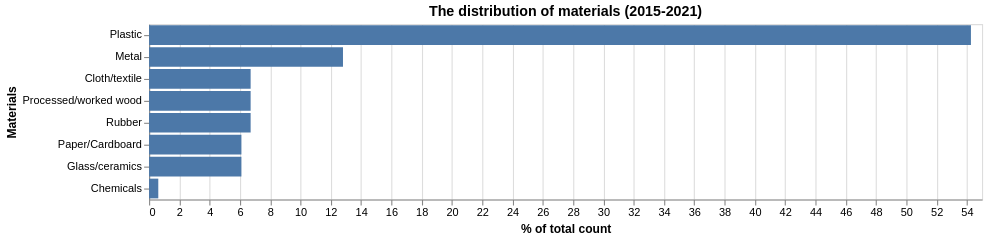

Write the Vega-Lite specification saved for this chart.
### Vega-Lite specification from a JSON file in a GitHub repository (floating-point values rounded to 4 significant figures)
{"$schema": "https://vega.github.io/schema/vega-lite/v5.json", "title": "The distribution of materials (2015-2021)", "data": {"values": [{"Materials": "Plastic", "count": 89}, {"Materials": "Metal", "count": 21}, {"Materials": "Cloth/textile", "count": 11}, {"Materials": "Processed/worked wood", "count": 11}, {"Materials": "Paper/Cardboard", "count": 10}, {"Materials": "Rubber", "count": 11}, {"Materials": "Glass/ceramics", "count": 10}, {"Materials": "Chemicals", "count": 1}]}, "transform": [{"window": [{"op": "sum", "field": "count", "as": "Totalcount"}], "frame": [null, null]}, {"calculate": "datum.count/datum.Totalcount * 100", "as": "PercentOfTotal"}], "width": 760, "height": {"step": 20}, "mark": {"type": "bar", "tooltip": {"content": "encoding"}}, "encoding": {"y": {"field": "Materials", "type": "nominal", "sort": "-x"}, "x": {"field": "PercentOfTotal", "type": "quantitative", "format": ".2f", "title": "% of total count"}}}
